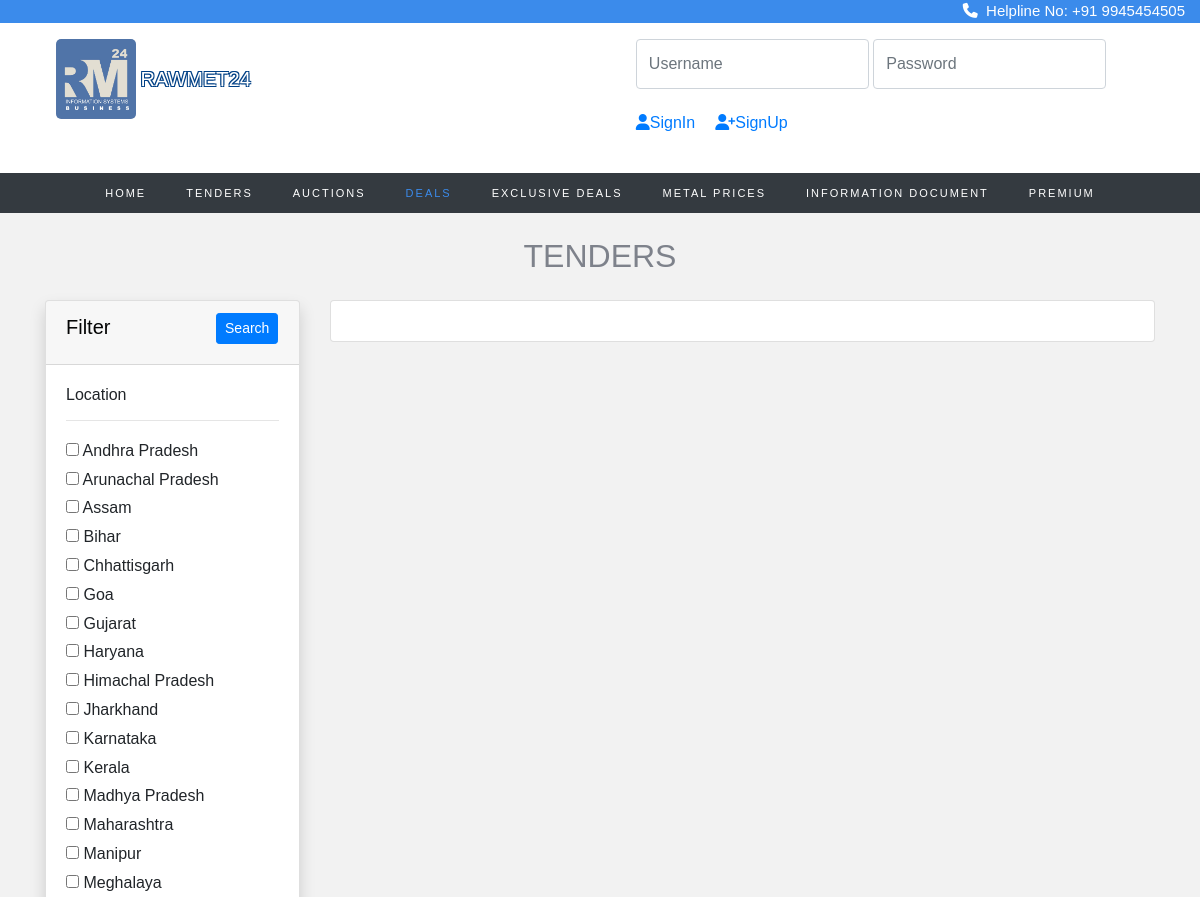
/tender/tender_search.php?locations=Manipur (upper part), run on an earlier commit of the app's database.
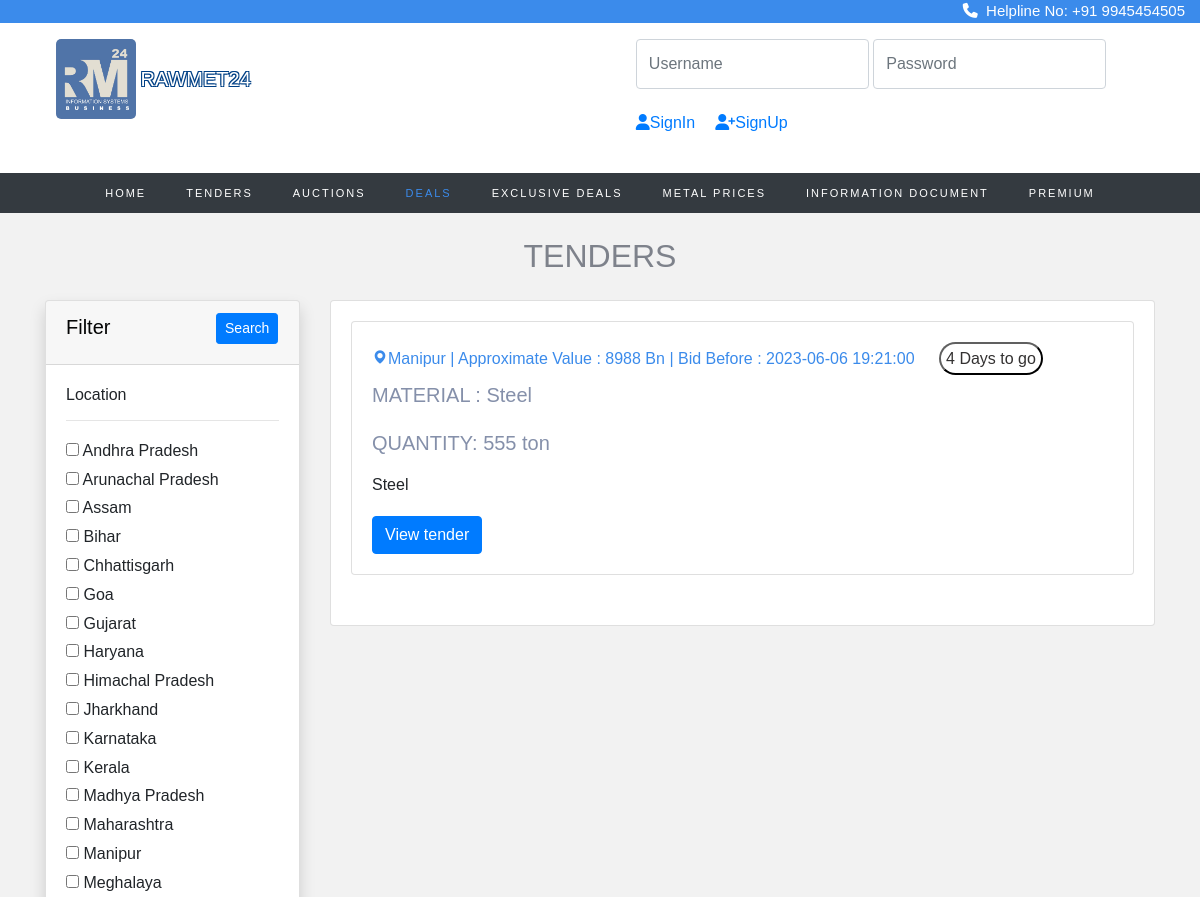
And on a later commit of the database.
### tables this page shows
CREATE TABLE `location` (
  `state_id` int(11) NOT NULL,
  `state_name` varchar(50) DEFAULT NULL
);

CREATE TABLE `tenders` (
  `id` int(11) NOT NULL,
  `category` varchar(255) DEFAULT NULL,
  `infoId` varchar(255) DEFAULT NULL,
  `ownership` varchar(255) DEFAULT NULL,
  `tenderLocation` varchar(255) DEFAULT NULL,
  `sector` varchar(255) DEFAULT NULL,
  `tenderNumber` int(255) DEFAULT NULL,
  `tenderDesc` text DEFAULT NULL,
  `material` varchar(255) DEFAULT NULL,
  `quantity` varchar(255) NOT NULL,
  `publishingDatetime` datetime DEFAULT NULL,
  `startDatetime` datetime DEFAULT NULL,
  `endDatetime` datetime DEFAULT NULL,
  `emdType` varchar(255) DEFAULT NULL,
  `emdAmt` int(11) DEFAULT NULL,
  `tenderValue` int(255) NOT NULL,
  `companyName` varchar(255) DEFAULT NULL,
  `location` varchar(255) DEFAULT NULL,
  `street` varchar(255) DEFAULT NULL,
  `city` varchar(255) DEFAULT NULL,
  `telephone` varchar(255) DEFAULT NULL,
  `email` varchar(255) DEFAULT NULL,
  `contactPerson` varchar(255) DEFAULT NULL,
  `img` varchar(300) NOT NULL,
  `file` varchar(300) NOT NULL
);

### tender/tender_search.php (the view, shortened to what the changed rows need)
<!doctype html>
<html lang="en">
  <head>
    <link rel="stylesheet" href="https://cdn.jsdelivr.net/npm/bootstrap@4.0.0/dist/css/bootstrap.min.css">
<link rel="stylesheet" href="https://stackpath.bootstrapcdn.com/font-awesome/4.7.0/css/font-awesome.min.css">
<link rel="stylesheet" href="https://cdnjs.cloudflare.com/ajax/libs/font-awesome/4.7.0/css/font-awesome.min.css">
<link rel="stylesheet" href="css/style.css">
<link rel="stylesheet" href="css/_buttons.scss">
<link rel="stylesheet" href="css/buttons.scss">
<link rel="stylesheet" href="css/auction.css">
<link rel="stylesheet" href="css/reboot.scss">
<link rel="stylesheet" href="https://cdnjs.cloudflare.com/ajax/libs/font-awesome/6.4.0/css/all.min.css">
<link href='https://unpkg.com/boxicons@2.1.4/css/boxicons.min.css' rel='stylesheet'>
<link rel="stylesheet" href="https://cdnjs.cloudflare.com/ajax/libs/font-awesome/4.7.0/css/font-awesome.min.css">
<link rel="stylesheet" type="text/css" href="https://stackpath.bootstrapcdn.com/bootstrap/4.4.1/css/bootstrap.min.css">
<link rel="stylesheet" type="text/css" href="https://pixinvent.com/stack-responsive-bootstrap-4-admin-template/app-assets/css/bootstrap-extended.min.css">
<link rel="stylesheet" type="text/css" href="https://pixinvent.com/stack-responsive-bootstrap-4-admin-template/app-assets/fonts/simple-line-icons/style.min.css">
</head>
</head>
<body>
<section class="home">
<br>
 <center>
 <h2 style="color: #7e828b;">TENDERS</h2> </center>
    <div class="container">
        <div class="row">
            <div class="col-md-3">
                <form action="tender_search.php?l=" method="GET">
                    <div class="card shadow mt-3">
                        <div class="card-body">
                            <h6>Location</h6>
                            <hr>
                            <?php
                            $con = mysqli_connect("localhost", "root", "", "registration_db");
                            $brand_query = "SELECT * FROM location";
                            $brand_query_run = mysqli_query($con, $brand_query);
                            if (mysqli_num_rows($brand_query_run) > 0) {
                                foreach ($brand_query_run as $locationlist) {
                                    ?>
                                    <div id="checkbox">
                                        <input type="checkbox" name="locations" value="<?= $locationlist['state_name']; ?>"
                                            ?>>
                                        <?= $locationlist['state_name']; ?>
                                    </div>
                                    <?php
                                }
                            } else {
                                echo "No locations Found";
                            }
                            ?>
                        </div>
                    </div>
                </form>
            </div>
            <div class="col-md-9 mt-3">
                <div class="card ">
                    <div class="card-body row">
                        <?php
                        if (isset($_GET['locations'])) {
                            $branchecked = [];
                            $branchecked[0] = $_GET['locations'];
                            foreach ($branchecked as $rowbrand) {
                                 $sql = "SELECT * FROM tenders WHERE tenderLocation='".$rowbrand."'";
                                $result = mysqli_query($con, $sql);
                                if (mysqli_num_rows($result) > 0) {
                                    foreach ($result as $row):
                                        ?>
                                       <div class="col-md-12 grid-margin stretch-card">
                    <div class="card">
                    <div class="card-body">
                    <h6 style="color:#3b8beb; "> <i class='bx bxs-map'></i><?php echo $row['tenderLocation'];?>
                    | Approximate Value : <?php echo $row['tenderValue'];?> Bn | Bid Before : <?php echo $row['endDatetime'];?> <button style="padding:5px ;border-color: #0c0c0c; border-radius: 20px; color: #333131; background-color: #ffffff; margin-left: 20px;">4 Days to go</button></h6>
                        <h5 style="color:#8590aa; font-family: 'Montserrat', sans-serif;"> MATERIAL :&nbsp<?php echo $row['material'];?><br> <br> <p>QUANTITY:&nbsp<?php echo $row['quantity'];?></p></h5>
                        <p><?php echo $row['tenderDesc'];?></p>
    <a href="tend_page.php?g=<?php echo $row['id'];?>"><button class="btn btn-primary" type="submit">View tender</button></a></h6>
                      </div>
                    </div>
                  </div>
                                        <?php
                                    endforeach;
                                }
                            }
                        } else {
                          if(isset($_GET['material'])){
                            $a = $_GET['material'];
                            $sql = "select * from tenders WHERE material='$a''";
                               $result = mysqli_query($con, $sql);
                               if ($result) {
                                 while ($row = mysqli_fetch_assoc($result)) {
                                   ?>
                                    <div class="col-md-12 grid-margin stretch-card">
                    <div class="card">
                    <div class="card-body">
                    <h6 style="color:#3b8beb; "> <i class='bx bxs-map'></i><?php echo $row['tenderLocation'];?>
                    | Approximate Value : <?php echo $row['tenderValue'];?> Bn | Bid Before : <?php echo $row['endDatetime'];?> <button style="padding:5px ;border-color: #0c0c0c; border-radius: 20px; color: #333131; background-color: #ffffff; margin-left: 20px;">4 Days to go</button></h6>
                        <h5 style="color:#8590aa; font-family: 'Montserrat', sans-serif;"> MATERIAL :&nbsp<?php echo $row['material'];?><br> <br> <p>QUANTITY:&nbsp<?php echo $row['quantity'];?></p></h5>
                        <p><?php echo $row['tenderDesc'];?></p>
    <a href="tend_page.php?g=<?php echo $row['id'];?>"><button class="btn btn-primary" type="submit">View tender</button></a></h6>
                      </div>
                    </div>
                  </div>
                                   <?php
                                 }
                               }
                             }}
                        ?>
                </div>
            </div>
        </div>
    </div>
    </div>
    <br><br>
</body>
</html>

What changed in the data, as far as the page shows it:
added tenders: tenderLocation "Manipur", tenderValue "8988", endDatetime "2023-06-06 19:21:00", material "Steel", quantity "555 ton", tenderDesc "Steel"
